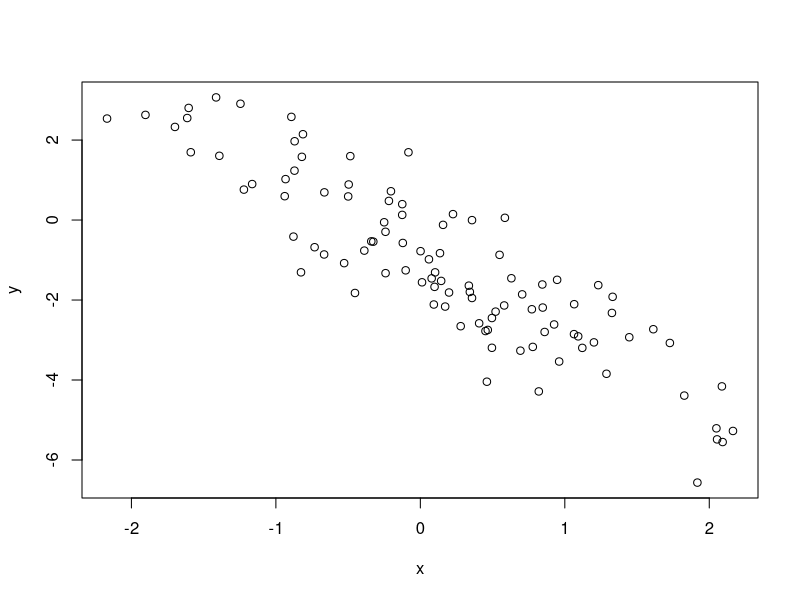
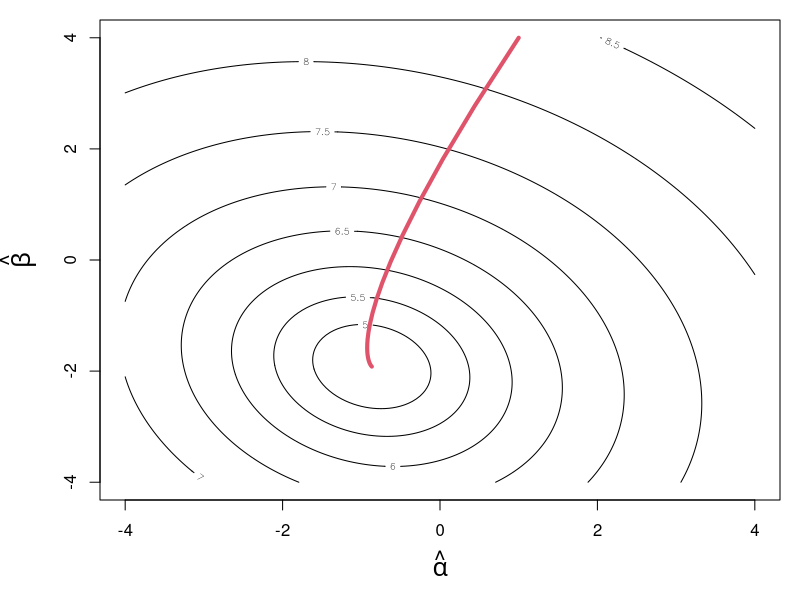

Here is the R script that generated these plots, in order:
#### R_Demo_neuralnet_gradiant_decent_lm.R 
##########################################################################
## INSTRUCTOR: Christopher Fariss
## COURSE NAME: Advanced Computational Methods for Social Media and Textual Data (3B)
## University of Essex Summer School 2023
##
## Date: 2023-08-13
##
## Please e-mail me if you find any errors or have and suggestions (either email is fine)
## e-mail: cjf0006@gmail.com
## e-mail: cjfariss@umich.edu
##########################################################################
## Introduction to tutorial:
##
## Overview of Gradient Decent for a linear model with two parameters (intercept and slope).
##
## Gradient decent is an iterative process used to find the best parameter value(s) in any model and especially a neural network.
##
##########################################################################


## load libraries
library(MASS)

## set learning rate this varies on the unit interval (0 to 1]
lr <- .2

n <- 100
x <- rnorm(n)

alpha <- -1
beta <- -2

y <- alpha + beta*x + rnorm(n)
plot(x=x, y=y)
fit <- lm(y ~ x)
summary(fit)


X_mat <- cbind(1,x)
head(X_mat)

# Start with a random guess
alpha_hat <- 1
beta_hat <- 4


iterations <- 100

loss <- NA
variance <- NA

y_hat <- matrix(NA, nrow=n, ncol=iterations)
y_error <- matrix(NA, nrow=n, ncol=iterations)
delta <- matrix(NA, nrow=2, ncol=iterations)

## sequential iterations to evaulate loss function
for (j in 1:iterations){
    
    ## calculate the predicted y_hat based on the observed x variable and the best guess of alpha and beta
    y_hat[,j] <- alpha_hat[j] + beta_hat[j] * x
    
    ## difference between the predicted y (y_hat) and y is the error for y
    y_error[,j] <- y_hat[,j] - y
    
    ## the estimated error is used to calculate the unexplained variance between y and y_hat, which is the sum of squared errors
    loss[j] <- sum(y_error[,j]^2)
    
    ## calculate the gradient at that point (this works because the errors are independent to the column vectors in X
    ##delta[1:2,j] <- (t(X_mat) %*% y_error[,j]) * (1/n)
    
    ##
    delta[1,j] <- sum(X_mat[,1] * y_error[,j])/n
    delta[2,j] <- sum(X_mat[,2] * y_error[,j])/n

    ## shift estimates along the gradient (+ function if y-y_hat; - function if y_hat-y)
    alpha_hat[j+1] <- alpha_hat[j] - (lr*delta[1,j])
    beta_hat[j+1] <- beta_hat[j] - (lr*delta[2,j])
}

## print lm summary from above
summary(fit)

## print the last value of the sequence of parameter estimates
alpha_hat[length(alpha_hat)]
beta_hat[length(beta_hat)]


## the least squares solution
solve(t(X_mat) %*% X_mat) %*% t(X_mat) %*% y

## note that these give distinct regression models because the covariance between alpha and beta are not included (so they are different from the one above)
solve(t(X_mat[,2]) %*% X_mat[,2]) %*% t(X_mat[,2]) %*% y
solve(t(X_mat[,1]) %*% X_mat[,1]) %*% t(X_mat[,1]) %*% y


## graph the values as a function of the loss statistic
ALPHA_seq <- seq(from=-4,4,.05)
BETA_seq <- seq(from=-4,4,.05)

LOSS <- matrix(NA, nrow=length(ALPHA_seq), ncol=length(BETA_seq))

## grid search for graphing
for(i in 1:length(ALPHA_seq)){
    for(j in 1:length(ALPHA_seq)){
        Y_hat <- ALPHA_seq[i] + BETA_seq[j] * X_mat[,2]
        LOSS[i,j] <- sum((y-Y_hat)^2)
    }
}

## plot the log loss
par(mar=c(5,5,1,1))
contour(ALPHA_seq, BETA_seq, log(LOSS), xlab=expression(hat(alpha)), ylab=expression(hat(beta)), cex.lab=1.5)
lines(alpha_hat, beta_hat, col=2, lwd=4)


